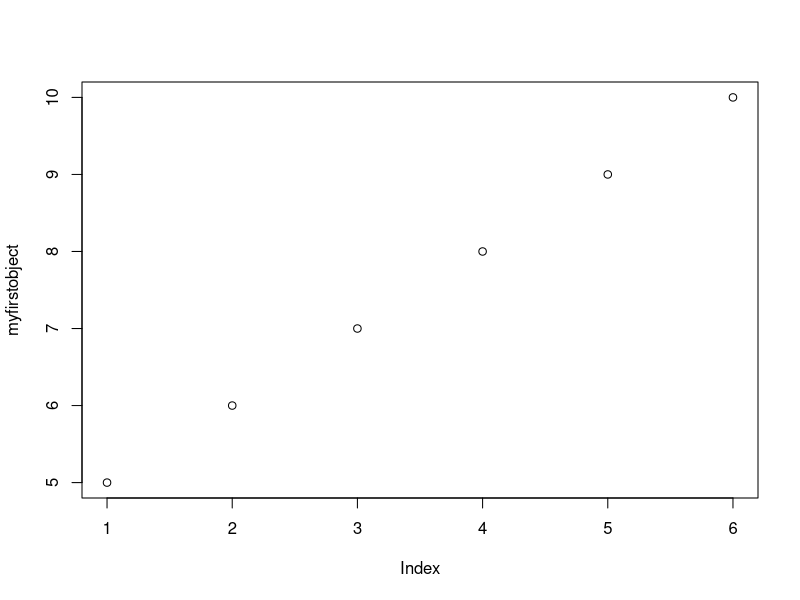
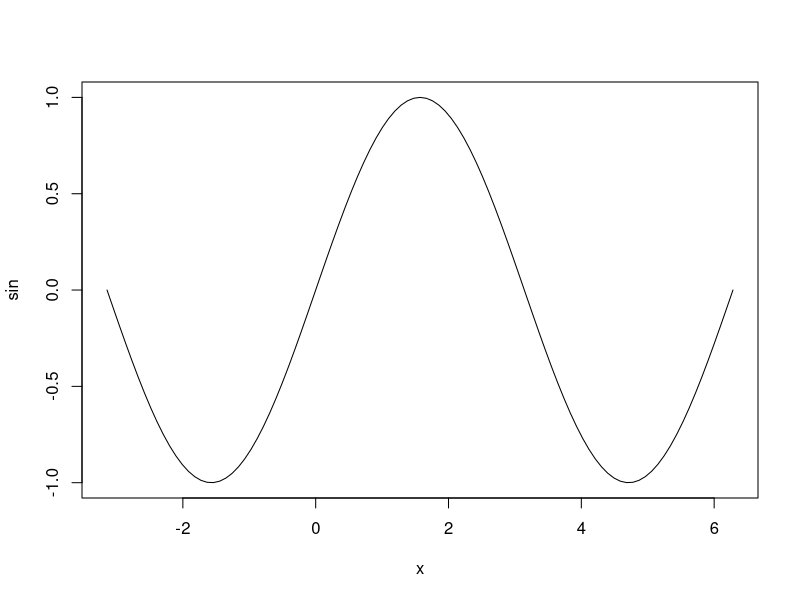
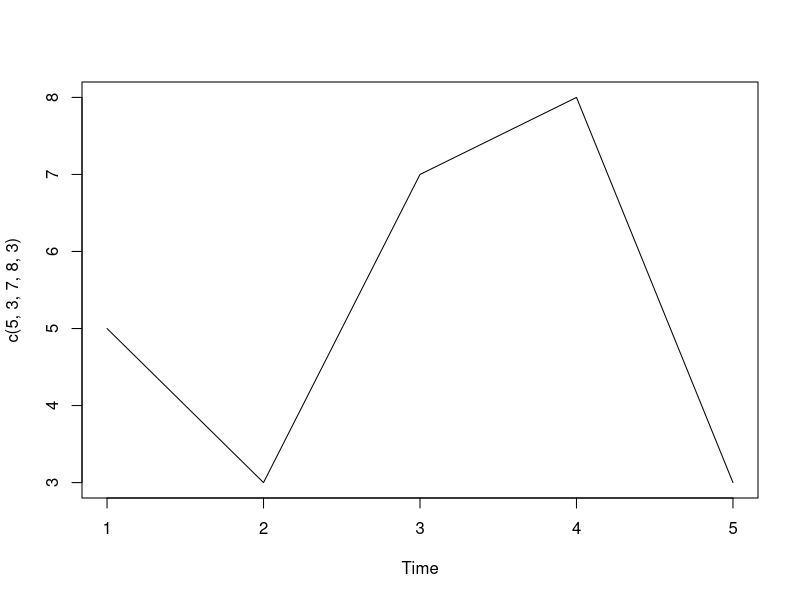

Write the R code that produced these figures, in order. (Note: this script raises an error after producing the figures.)
myfirstobject=5:10
myfirstobject

plot(myfirstobject)

?plot
plot(sin, -pi, 2*pi)


## concatenation with c
a = 5:8
b=c(5:8)
?plot.ts # ts means time series plot
plot.ts(c(5,3,7,8,3)) # correct form, 1st argument is provided
plot.ts(5,3,7,8,3) # incorrect, 5 arguments are provided


### the apply family of functions

# an element way to do loops


# apply (arrays- matrices)

#tapply (vectors can be split in different subsets)
#lapply( the whole subfamily is for vectors or trees)
#sapply( user friendly versions of lapply)
# vapply ( similar to sapply , modified return value)
#replicate (random nr generation)

# rapply( similar to lapply)
#eapply(environment , generates a list)
#mapply( multivariate , similar to sapply)
# by (data frames, similar to tapply , factors needed , splits the df and does calculus on subsets)


